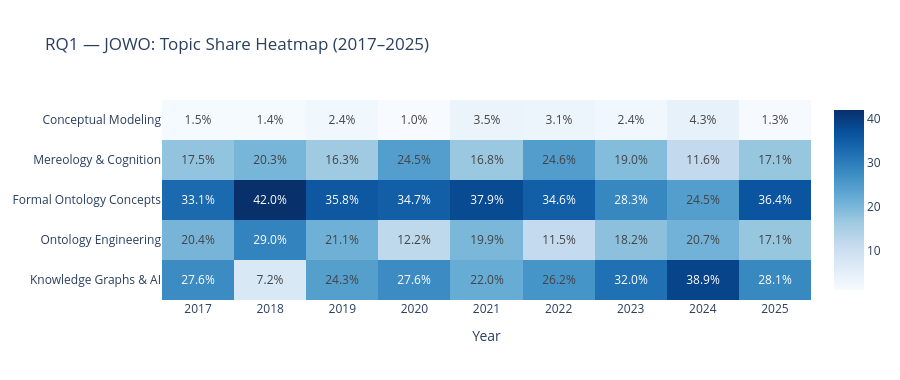

Source (notebook cell):
### Code cell
# ── Fig 1c: Heatmap — share matrix ────────────────────────────────────────────
fig = go.Figure(go.Heatmap(
    z=pivot_share.values.T,
    x=pivot_share.index,
    y=CLUSTERS,
    text=[[f"{v:.1f}%" for v in row] for row in pivot_share.values.T],
    texttemplate="%{text}",
    colorscale="Blues",
    hovertemplate="<b>%{y}</b><br>%{x}: %{z:.1f}%<extra></extra>"
))

fig.update_layout(
    title="RQ1 — JOWO: Topic Share Heatmap (2017–2025)",
    xaxis_title="Year",
    height=380, template="plotly_white"
)
fig.show()

### Figure 1 — Plotly figure (JSON) as saved in the notebook; plotly's stock layout.template omitted (floating-point values rounded to 4 significant figures)
{"data": [{"colorscale": [[0.0, "rgb(247,251,255)"], [0.125, "rgb(222,235,247)"], [0.25, "rgb(198,219,239)"], [0.375, "rgb(158,202,225)"], [0.5, "rgb(107,174,214)"], [0.625, "rgb(66,146,198)"], [0.75, "rgb(33,113,181)"], [0.875, "rgb(8,81,156)"], [1.0, "rgb(8,48,107)"]], "hovertemplate": "<b>%{y}</b><br>%{x}: %{z:.1f}%<extra></extra>", "text": [["27.6%", "7.2%", "24.3%", "27.6%", "22.0%", "26.2%", "32.0%", "38.9%", "28.1%"], ["20.4%", "29.0%", "21.1%", "12.2%", "19.9%", "11.5%", "18.2%", "20.7%", "17.1%"], ["33.1%", "42.0%", "35.8%", "34.7%", "37.9%", "34.6%", "28.3%", "24.5%", "36.4%"], ["17.5%", "20.3%", "16.3%", "24.5%", "16.8%", "24.6%", "19.0%", "11.6%", "17.1%"], ["1.5%", "1.4%", "2.4%", "1.0%", "3.5%", "3.1%", "2.4%", "4.3%", "1.3%"]], "texttemplate": "%{text}", "type": "heatmap", "x": [2017, 2018, 2019, 2020, 2021, 2022, 2023, 2024, 2025], "y": ["Knowledge Graphs & AI", "Ontology Engineering", "Formal Ontology Concepts", "Mereology & Cognition", "Conceptual Modeling"], "z": [[27.64, 7.246, 24.33, 27.55, 21.97, 26.15, 31.98, 38.89, 28.05], [20.36, 28.99, 21.12, 12.24, 19.94, 11.54, 18.22, 20.71, 17.14], [33.09, 42.03, 35.83, 34.69, 37.86, 34.62, 28.34, 24.49, 36.36], [17.45, 20.29, 16.31, 24.49, 16.76, 24.62, 19.03, 11.62, 17.14], [1.455, 1.449, 2.406, 1.02, 3.468, 3.077, 2.429, 4.293, 1.299]]}], "layout": {"height": 380, "title": {"text": "RQ1 — JOWO: Topic Share Heatmap (2017–2025)"}, "xaxis": {"title": {"text": "Year"}}}}
